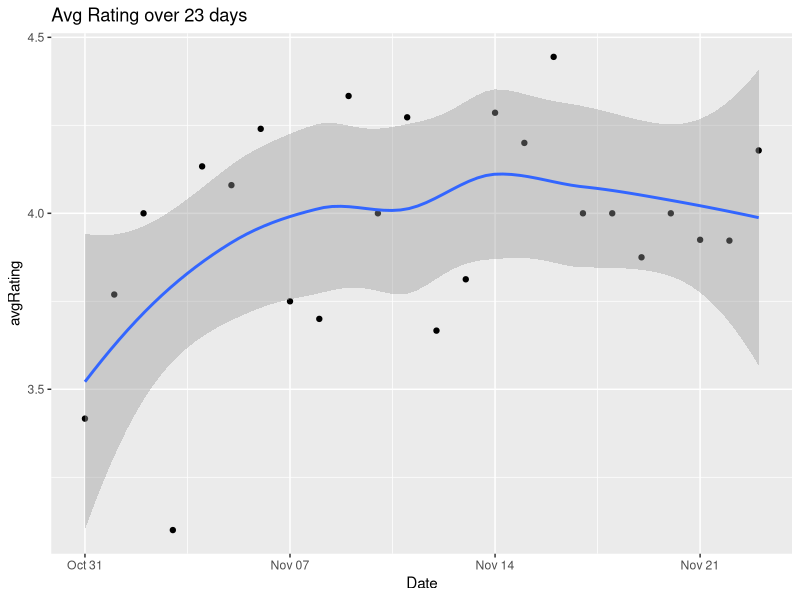

Write R code to recreate this figure. (Note: this script raises an error after producing the figure.)
## ---- chunk 1
knitr::opts_chunk$set(echo = TRUE)
## ---- chunk 2
library(plyr)
library(reshape2)
library(ggplot2)
library(tm)
library(SnowballC)
library(wordcloud)
library(data.table)
DCC_data <- read.csv("DCC.csv",header = T,stringsAsFactors = F)
DCC_data$Date <- as.Date(DCC_data$Date,"%m/%d/%y")
## ---- chunk 3
summary(DCC_data)
str(DCC_data)
## ---- chunk 4
AvgRating <- ddply(DCC_data,~Date,summarise,avgRating=mean(Rating))
plotAvgRating <- ggplot(AvgRating,aes(Date,avgRating))+geom_point()+geom_smooth()+ggtitle("Avg Rating over 23 days")

## ---- chunk 5
plot(plotAvgRating)
## ---- chunk 6
DT=data.table(DCC_data)
DCC_sentiment <- ddply(DT,~Date,summarise,
              Positive=sum((Content %like% "Good" | Content %like% "like" |Content %like% "Fun"| Content %like% "fun" |
              Content %like% "great" | Content %like% "love" |Content %like% "good"| Content %like% "Love" | Content %like% "fan"|
              Content %like% "enjoy" | Content %like% "enjoyable" |Content %like% "Awesome"| Content %like% "Love") & Rating >=4),
              
              
Addictive=sum((Content %like% "FAVORITE" | Content %like% "favorite" | Content %like% "Addictive" | Content %like% "ADDICTED"| Content %like% "best" 
               | Content %like% "hook" | Content %like% "!!!" | Content %in% "love love" | Content %in% "daily")&Rating >=4 ),


              Negative=sum((Content %like% "Delete" | Content %like% "unintalling" |Content %like% "hate"| Content %like% "terrible" | Content %like% "boring" |
                Content %like% "crash" | Content %like% "crazy" | Content %like% "why" | Content %like% "refuse" | Content %like% "Bummer" | Content %like% "Horrible"
                | Content %like% "horrible"| Content %like% "turn off") & Rating <3),
              
              
              Neutral=sum((Content %like% "good but" | Content %like% "good,but" |Content %like% "wish"| Content %like% "however" | Content %like% "fun but" |
               Content %like% "but") & Rating==3))
## ---- chunk 7
head(DCC_sentiment)
## ---- chunk 8
DCC_sentiment_melt <- melt(DCC_sentiment,id="Date")
plotSentiment<-qplot(Date,value,data=DCC_sentiment_melt,geom="line",colour=variable,main = "Sentiment Analysis",ylab="# of reviews",xlab="Date")
plotSentiment<- plotSentiment+scale_color_manual(values=c("#13ef5c", "#38d5ea", "#ed6868","#edbe68"))
## ---- chunk 9
plot(plotSentiment)
## ---- chunk 10
count_rating <- ddply(DCC_data,.(Rating,Date),summarise,CountRating=length(Source))

RatingTrend <- ggplot(count_rating,aes(Rating,CountRating,fill=Rating))+geom_bar(stat="identity")+geom_smooth()+facet_wrap(~Date)
plot(RatingTrend)
## ---- chunk 11
DCCNegative<-DCC_data[DCC_data$Rating<=2,]
DCCCorpus <- Corpus(VectorSource(DCCNegative$Content))
DCCCorpus <- tm_map(DCCCorpus, content_transformer(function(x) iconv(x, to='UTF-8-MAC', sub='byte')),mc.cores=1)
DCCCorpus <- tm_map(DCCCorpus, PlainTextDocument)
DCCCorpus <- tm_map(DCCCorpus, removePunctuation)
DCCCorpus <- tm_map(DCCCorpus, removeWords, c('the', 'this', stopwords('english')))
DCCCorpus <- tm_map(DCCCorpus, stemDocument)
wordcloud(DCCCorpus, max.words = 100, random.order = FALSE,colors = brewer.pal(8, "Dark2"))
